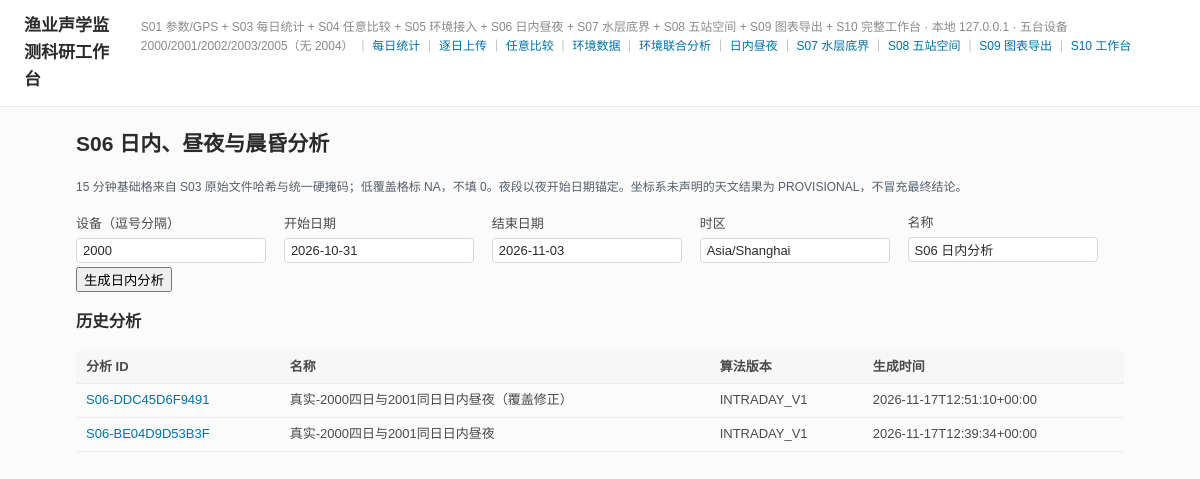
The app's page /intraday with its own data.
### tables this page shows
CREATE TABLE s06_analysis_run (
    run_id              TEXT PRIMARY KEY,
    name                TEXT NOT NULL,
    criteria_json       TEXT NOT NULL,
    result_json         TEXT NOT NULL,
    method_version      TEXT NOT NULL,
    created_at          TEXT NOT NULL,
    actor               TEXT NOT NULL DEFAULT 'web'
);

### 04_SOURCE_CODE/app/web/routes.py (the view)
@bp.get("/intraday")
def intraday_home():
    conn = get_conn()
    try:
        runs = [dict(r) for r in conn.execute(
            "SELECT run_id,name,created_at,method_version FROM s06_analysis_run "
            "ORDER BY created_at DESC LIMIT 20")]
    finally:
        conn.close()
    return render_template("intraday.html", runs=runs, error=None)

### 04_SOURCE_CODE/app/db.py (called while the page is built)
def connect(path: Path | None = None) -> sqlite3.Connection:
    p = path or db_path()
    p.parent.mkdir(parents=True, exist_ok=True)
    conn = sqlite3.connect(str(p))
    conn.row_factory = sqlite3.Row
    conn.execute("PRAGMA foreign_keys = ON")
    return conn

### 04_SOURCE_CODE/app/web/routes.py (called while the page is built)
def get_conn() -> sqlite3.Connection:
    return connect(current_app_db())

def current_app_db():
    from flask import current_app
    return current_app.config["DB_FILE"]

### 04_SOURCE_CODE/app/templates/intraday.html
{% extends "base.html" %}
{% block content %}
<h2>S06 日内、昼夜与晨昏分析</h2>
<p class="hint">15 分钟基础格来自 S03 原始文件哈希与统一硬掩码；低覆盖格标 NA，不填 0。夜段以夜开始日期锚定。坐标系未声明的天文结果为 PROVISIONAL，不冒充最终结论。</p>
<form class="compare-form" method="post" action="/intraday">
  <label>设备（逗号分隔） <input name="devices" value="2000"></label>
  <label>开始日期 <input name="start_date" value="2026-10-31"></label>
  <label>结束日期 <input name="end_date" value="2026-11-03"></label>
  <label>时区 <input name="timezone" value="Asia/Shanghai"></label>
  <label>名称 <input name="name" value="S06 日内分析"></label>
  <button>生成日内分析</button>
</form>
<h3>历史分析</h3>
<table><thead><tr><th>分析 ID</th><th>名称</th><th>算法版本</th><th>生成时间</th></tr></thead><tbody>
{% for r in runs %}<tr><td><a href="/intraday/{{ r.run_id }}">{{ r.run_id }}</a></td><td>{{ r.name }}</td><td>{{ r.method_version }}</td><td>{{ r.created_at }}</td></tr>
{% else %}<tr><td colspan="4">暂无分析</td></tr>{% endfor %}
</tbody></table>
{% endblock %}

### 04_SOURCE_CODE/app/templates/base.html (style rules this page uses)
:root { --bg: #FBFBFB; --card: #FFFFFF; --table-head: #F7F7F7; --line: #EDEDED; --border: #E8E8E8; --border-dash: #D8D8D8; --muted: #8A8A8A; --text-2: #4A4A4A; --text: #2B2B2B; --accent: #0271AC; --warn: #E05C4F; --soft-pink: #FEEFF2; --soft-blue: #EFF5FF; }
* { box-sizing: border-box; }
body { margin: 0; background: var(--bg); color: var(--text); font: 14px/1.6 "Microsoft YaHei", "PingFang SC", sans-serif; }
a { color: var(--accent); text-decoration: none; }
table { width: 100%; border-collapse: collapse; font-size: 13px; }
th { background: var(--table-head); color: var(--text-2); text-align: left; padding: 6px 10px; border-bottom: 1px solid var(--line); font-weight: 600; }
td { padding: 6px 10px; border-bottom: 1px solid var(--line); color: var(--text-2); }
label { display: block; color: var(--text-2); font-size: 12px; margin-top: 10px; }
input, select { width: 100%; padding: 6px 8px; border: 1px solid var(--border-dash); border-radius: 4px; font-size: 13px; background: var(--card); color: var(--text); }
.hint { color: #55606b; font-size: 12px; line-height: 1.6; }
.compare-form label { display: inline-block; margin: 4px 14px 4px 0; font-size: 13px; }
.compare-form input, .compare-form select { display: block; margin-top: 3px; padding: 4px 6px; }

### records on screen
s06_analysis_run: run_id "S06-DDC45D6F9491", name "真实-2000四日与2001同日日内昼夜（覆盖修正）", method_version "INTRADAY_V1", created_at "2026-11-17T12:51:10+00:00"
s06_analysis_run: run_id "S06-BE04D9D53B3F", name "真实-2000四日与2001同日日内昼夜", method_version "INTRADAY_V1", created_at "2026-11-17T12:39:34+00:00"
